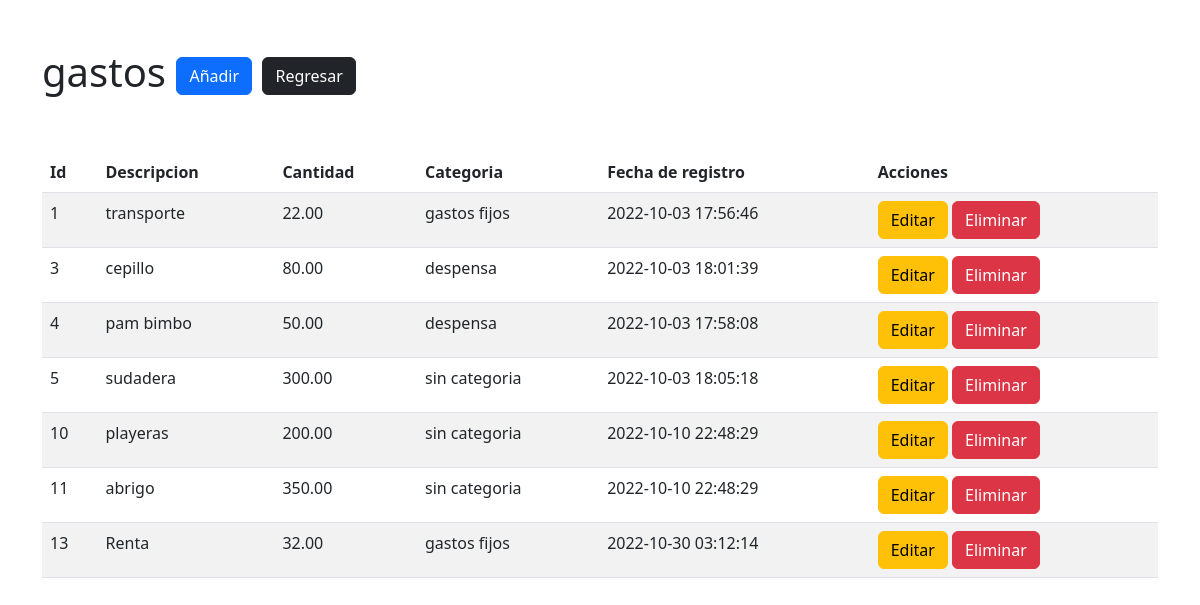
The page /modulos/gastos/index.php (signed in) on the database its author committed.
### tables this page shows
CREATE TABLE `gastos` (
  `ID` int(11) NOT NULL,
  `Cantidad` float(8,2) NOT NULL,
  `Categoria` int(11) NOT NULL,
  `Fecha` timestamp NOT NULL DEFAULT current_timestamp(),
  `Descripcion` varchar(230) NOT NULL
);

CREATE TABLE `gastos_categorias` (
  `ID` int(11) NOT NULL,
  `Nombre` varchar(255) NOT NULL
);

### modulos/gastos/index.php (the view, shortened to what this page needs)
<?php
require_once('../../config/config.php');
$query = "SELECT g.ID, g.Descripcion, g.Cantidad, c.nombre as Categoria, g.Fecha FROM gastos g left join gastos_categorias c on g.categoria = c.id";
$result = $conexion->query($query);
?>
<!DOCTYPE html>
<html lang="en">
<head>
<link href="https://cdn.jsdelivr.net/npm/bootstrap@5.2.2/dist/css/bootstrap.min.css" rel="stylesheet">
</head>
<body>
    <div class="container fluid">
        <div class="row mt-5">
            <div class="col-6 ">
                <h1>gastos <a href="form-insert.php" class="btn btn-primary">Añadir</a> <a href="http://localhost/spending_tracker/modulos/bienvenida/" class="btn btn-dark">Regresar</a></h1>
            </div>
        </div>
        <div class="row mt-5">
            <div class="col">
                <table class="table table-striped table-hover">
                    <thead>
                        <tr>
                            <th>Id</th>
                            <th>Descripcion</th>
                            <th>Cantidad</th>
                            <th>Categoria</th>
                            <th>Fecha de registro</th>
                            <th>Acciones</th>
                        </tr>
                    </thead>
                    <tbody>
                        <?php
                        while($row = $result->fetch_assoc()){
                        ?>
                        <tr>
                            <td><?php echo $row['ID'] ?></td>
                            <td><?php echo $row['Descripcion'] ?></td>
                            <td><?php echo $row['Cantidad'] ?></td>
                            <td><?php echo $row['Categoria'] ?></td>
                            <td><?php echo $row['Fecha'] ?></td>
                            <td>
                                <a href="form-update.php?ID=<?php echo $row['ID'] ?>" class="btn btn-warning">Editar</a>
                                <a href="../../config/delete_spending.php?ID=<?php echo $row['ID'] ?>" class="btn btn-danger">Eliminar</a>
                            </td>
                        </tr>
                        <?php }  ?>
                    </tbody>
                </table>
            </div>
        </div>
    </div>
</body>
</html>

### rows shown on the page
gastos: ID "1", Descripcion "transporte", Cantidad "22.00", gastos_categorias.Nombre "gastos fijos", Fecha "2022-10-03 17:56:46"
gastos: ID "3", Descripcion "cepillo", Cantidad "80.00", gastos_categorias.Nombre "despensa", Fecha "2022-10-03 18:01:39"
gastos: ID "4", Descripcion "pam bimbo", Cantidad "50.00", gastos_categorias.Nombre "despensa", Fecha "2022-10-03 17:58:08"
gastos: ID "5", Descripcion "sudadera", Cantidad "300.00", gastos_categorias.Nombre "sin categoria", Fecha "2022-10-03 18:05:18"
gastos: ID "10", Descripcion "playeras", Cantidad "200.00", gastos_categorias.Nombre "sin categoria", Fecha "2022-10-10 22:48:29"
gastos: ID "11", Descripcion "abrigo", Cantidad "350.00", gastos_categorias.Nombre "sin categoria", Fecha "2022-10-10 22:48:29"
gastos: ID "13", Descripcion "Renta", Cantidad "32.00", gastos_categorias.Nombre "gastos fijos", Fecha "2022-10-30 03:12:14"
